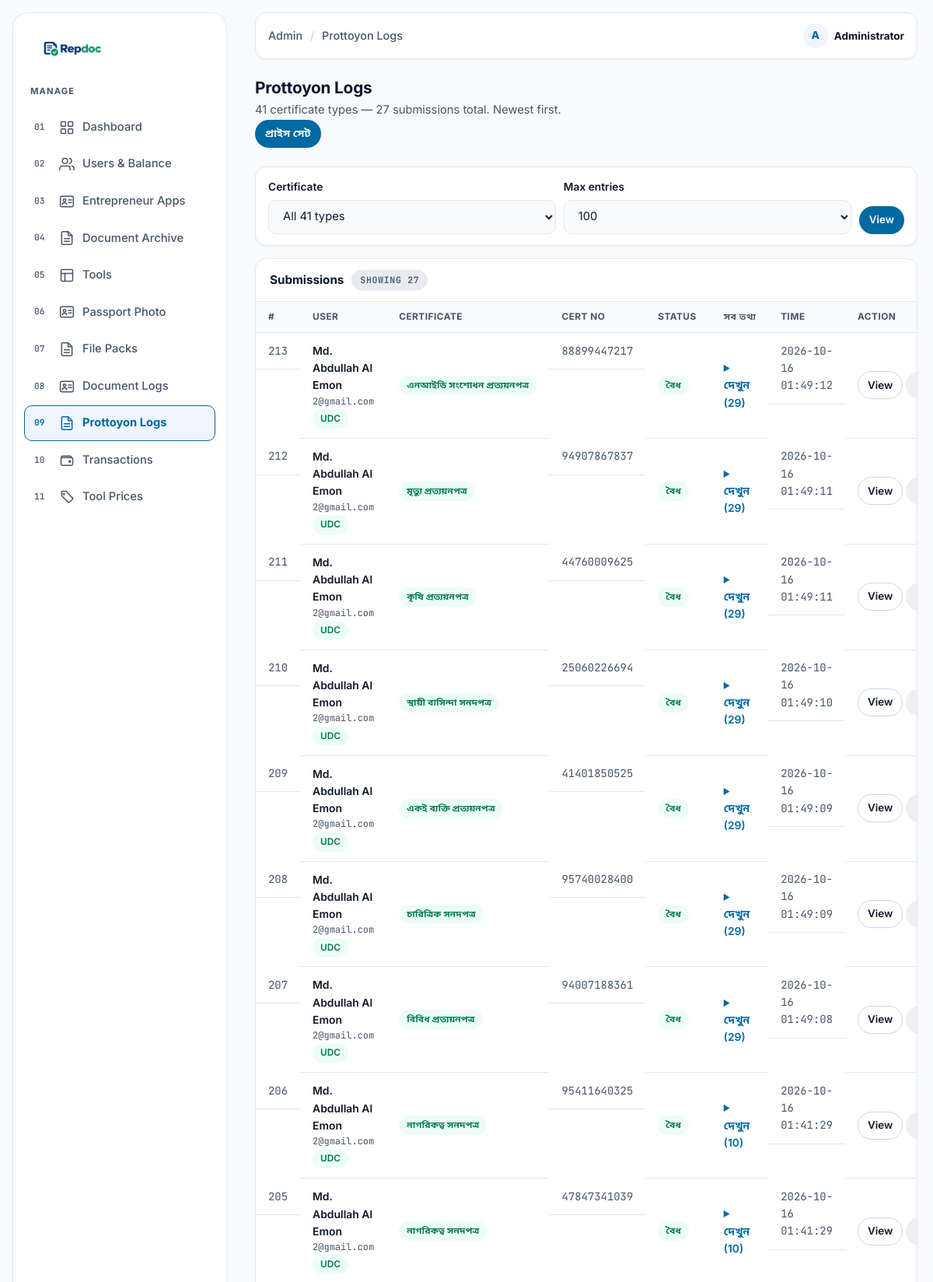
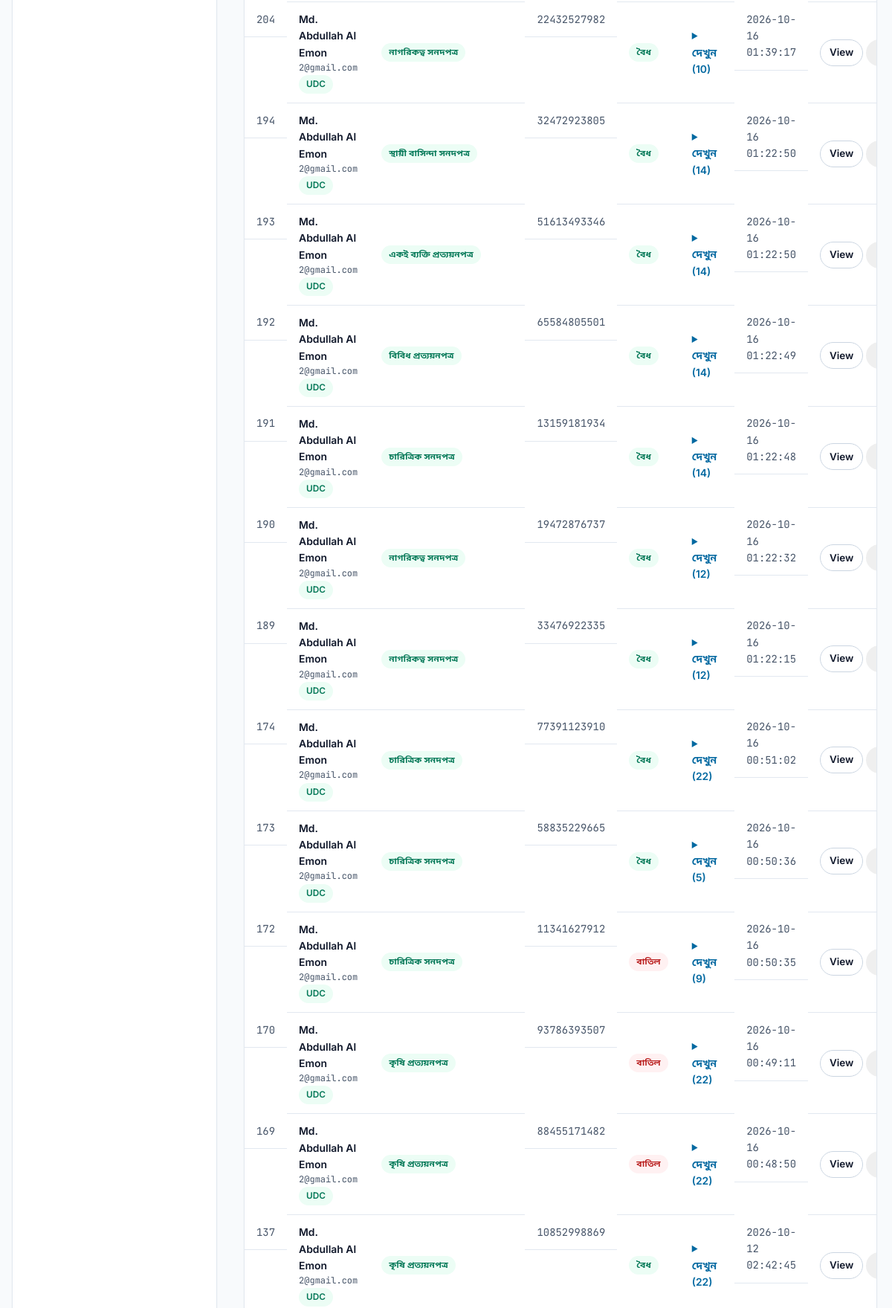
The page /admin/prottoyon.php (signed in, upper part) on the database its author committed (2 pictures, top to bottom).
### tables this page shows
CREATE TABLE document_logs (
        id INTEGER PRIMARY KEY AUTOINCREMENT,
        user_id INT NOT NULL,
        tool_key TEXT NOT NULL,
        ref TEXT DEFAULT '',
        dob TEXT DEFAULT '',
        photo TEXT DEFAULT '',
        signature TEXT DEFAULT '',
        data TEXT,
        created_at DATETIME DEFAULT CURRENT_TIMESTAMP
    , cert_no TEXT, status VARCHAR(32) NOT NULL DEFAULT 'valid', office TEXT);

CREATE TABLE users (
        id INTEGER PRIMARY KEY AUTOINCREMENT,
        fullname TEXT NOT NULL,
        email TEXT NOT NULL UNIQUE,
        phone TEXT DEFAULT '',
        password TEXT NOT NULL,
        role VARCHAR(32) NOT NULL DEFAULT 'user',
        status VARCHAR(32) NOT NULL DEFAULT 'pending',
        balance INT NOT NULL DEFAULT 0,
        note TEXT,
        last_login_at DATETIME NULL,
        created_at DATETIME DEFAULT CURRENT_TIMESTAMP
    );

### src/bootstrap.php (called while the page is built, shortened)
<?php
if (!function_exists('e')) {
    function e($v): string
    {
        return htmlspecialchars((string) $v, ENT_QUOTES | ENT_SUBSTITUTE, 'UTF-8', false);
    }
}

### admin/prottoyon.php (the view, shortened to what this page needs)
<?php
require_once __DIR__ . '/includes/layout.php';
$db = repdoc_db();
$types = prottoyon_types();
$type  = (string) ($_GET['type'] ?? 'all');
$limit = (int) ($_GET['limit'] ?? 100);
$limit = max(10, min(500, $limit));
$udcEmails = [];
if ($db) {
    try {
        $udcEmails = $db->query("SELECT email FROM entrepreneur_apps WHERE status = 'approved'")->fetchAll(PDO::FETCH_COLUMN) ?: [];
    } catch (Throwable $e) {}
}
$rows  = [];
$total = 0;
if ($db) {
    try {
        $sql = 'SELECT d.*, u.fullname, u.email FROM document_logs d
                LEFT JOIN users u ON u.id = d.user_id
                WHERE d.tool_key LIKE \'prottoyon!_%\' ESCAPE \'!\'';
        $params = [];
        $sql .= ' ORDER BY d.id DESC LIMIT ' . $limit;
        $st = $db->prepare($sql);
        $st->execute($params);
        $rows = $st->fetchAll();
        $csql = 'SELECT COUNT(*) FROM document_logs WHERE tool_key LIKE \'prottoyon!_%\' ESCAPE \'!\'';
        if ($type !== 'all') {
            $st = $db->prepare($csql . ' AND tool_key = ?');
            $st->execute(['prottoyon_' . $type]);
            $total = (int) $st->fetchColumn();
        } else {
            $total = (int) $db->query($csql)->fetchColumn();
        }
    } catch (Throwable $e) {
        $db = null;
    }
}
?>
<div class="admin-page-head">
    <div>
        <h1 class="admin-title">Prottoyon Logs</h1>
        <p class="admin-sub">41 certificate types — <?= number_format($total) ?> submissions total. Newest first.</p>
    </div>
    <a class="btn btn-primary btn-sm" href="pricing.php">প্রাইস সেট</a>
</div>
<?php if (!$db): ?>
    <div class="alert alert-error" role="alert">Could not connect to the database.</div>
<?php else: ?>
<form class="filter-bar" method="get" action="prottoyon.php">
    <div class="field">
        <label for="type">Certificate</label>
        <select id="type" name="type">
            <option value="all"<?= $type === 'all' ? ' selected' : '' ?>>All 41 types</option>
        </select>
    </div>
    <div class="field">
        <label for="limit">Max entries</label>
        <select id="limit" name="limit">
            <?php foreach ([50, 100, 200, 500] as $n): ?>
                <option value="<?= $n ?>"<?= $limit === $n ? ' selected' : '' ?>><?= $n ?></option>
            <?php endforeach; ?>
        </select>
    </div>
    <div class="field" style="flex:0 0 auto">
        <button type="submit" class="btn btn-primary btn-sm">View</button>
    </div>
</form>
<div class="panel">
    <div class="panel-head">Submissions <span class="count">Showing <?= count($rows) ?></span></div>
    <?php if (!$rows): ?>
        <div class="empty-state-sm">No prottoyon submissions yet.</div>
    <?php else: ?>
        <div class="table-wrap">
            <table class="data">
                <thead>
                    <tr><th>#</th><th>User</th><th>Certificate</th><th>Cert No</th><th>Status</th><th>সব তথ্য</th><th>Time</th><th>Action</th></tr>
                </thead>
                <tbody>
                <?php foreach ($rows as $row): ?>
                    <?php
                    $tkey = preg_replace('/^prottoyon_/', '', (string) $row['tool_key']);
                    $info = [];
                    if (!empty($row['data'])) {
                        $decoded = json_decode((string) $row['data'], true);
                        if (is_array($decoded)) $info = $decoded;
                    }
                    ?>
                    <tr>
                        <td class="cell-sub"><?= (int) $row['id'] ?></td>
                        <td>
                            <span class="cell-name"><?= e($row['fullname'] ?: ('#' . (int) $row['user_id'])) ?></span>
                            <span class="cell-sub"><?= e((string) $row['email']) ?></span>
                            <?php if (in_array((string) $row['email'], $udcEmails, true)): ?>
                                <span class="pill pill-approved">UDC</span>
                            <?php endif; ?>
                        </td>
                        <td><span class="pill pill-approved"><?= e($types[$tkey]['title'] ?? $row['tool_key']) ?></span></td>
                        <td class="cell-sub"><?= e((string) ($row['cert_no'] ?? '')) ?: '—' ?></td>
                        <td>
                            <?php if (($row['status'] ?? 'valid') === 'revoked'): ?>
                                <span class="pill pill-rejected">বাতিল</span>
                            <?php else: ?>
                                <span class="pill pill-approved">বৈধ</span>
                            <?php endif; ?>
                        </td>
                        <td>
                            <?php if ($info): ?>
                                <details>
                                    <summary style="cursor:pointer;color:var(--primary);font-weight:600">দেখুন (<?= count($info) ?>)</summary>
                                </details>
                            <?php else: ?>
                                —
                            <?php endif; ?>
                        </td>
                        <td class="cell-sub"><?= e((string) $row['created_at']) ?></td>
                        <td style="white-space:nowrap">
                            <a class="btn btn-secondary btn-sm" href="prottoyon-view.php?id=<?= (int) $row['id'] ?>" target="_blank" rel="noopener">View</a>
                            <form method="post" action="prottoyon.php?type=<?= e($type) ?>" style="display:inline">
                                <button type="submit" class="btn btn-sm" onclick="return confirm('নিশ্চিত?')"><?= ($row['status'] ?? 'valid') === 'revoked' ? 'Restore' : 'Revoke' ?></button>
                            </form>
                        </td>
                    </tr>
                <?php endforeach; ?>
                </tbody>
            </table>
        </div>
    <?php endif; ?>
</div>
<?php endif; ?>

### src/assets/css/tokens.css (style rules this page uses)
:root { --bg-base: #F8FAFC; --bg-surface: #FFFFFF; --bg-muted: #E8ECF1; --bg-elevated: #FFFFFF; --text-primary: #0F172A; --text-muted: #475569; --primary: #0369A1; --primary-hover: #075985; --primary-light: #EFF6FF; --border-color: #E2E8F0; --border-strong:#CBD5E1; --border-focus: #0369A1; --success: #047857; --success-bg: #ECFDF5; --warning: #B45309; --warning-bg: #FFFBEB; --danger: #B91C1C; --danger-bg: #FFF1F2; --shadow-sm: 0 1px 2px rgba(15, 23, 42, .06); --shadow-md: 0 10px 24px rgba(15, 23, 42, .10); --shadow-lg: 0 18px 40px rgba(15, 23, 42, .14); --font-sans: 'Inter', 'Noto Sans Bengali', system-ui, -apple-system, sans-serif; --font-heading: 'Inter', 'Noto Sans Bengali', system-ui, sans-serif; --font-mono: 'JetBrains Mono', ui-monospace, monospace; --radius-sm: 10px; --radius-md: 14px; --radius-lg: 20px; --radius-full: 999px; --space-2: 8px; --space-3: 12px; --space-4: 16px; --space-5: 24px; --space-6: 32px; --space-7: 48px; --space-8: 64px; --container: 1200px; --gutter: 20px; --header-h: 68px; --transition-fast: .15s ease; --transition-normal: .25s ease; }
*, *::before, *::after { box-sizing: border-box; }
html { scroll-behavior: smooth; scroll-padding-top: calc(var(--header-h) + 16px); }
body { margin: 0; font-family: var(--font-sans); font-size: 16px; line-height: 1.6; color: var(--text-primary); background: var(--bg-base); -webkit-font-smoothing: antialiased; text-rendering: optimizeLegibility; }
a { color: inherit; text-decoration: none; }
h1, h2, h3 { margin: 0; font-family: var(--font-heading); line-height: 1.25; letter-spacing: -.01em; }
p { margin: 0; }
button { font: inherit; color: inherit; }
.btn { display: inline-flex; align-items: center; justify-content: center; gap: 8px; min-height: 44px; padding: 10px 18px; border-radius: var(--radius-full); border: 1.5px solid transparent; font-weight: 600; font-size: .95rem; cursor: pointer; transition: background var(--transition-fast), color var(--transition-fast), border-color var(--transition-fast), transform var(--transition-fast); }
.btn-primary { background: var(--primary); color: #fff; }
.btn-secondary { background: transparent; color: var(--text-primary); border-color: var(--border-strong); }
.btn-sm { min-height: 36px; padding: 6px 12px; font-size: .84rem; }

### rows shown on the page
document_logs: id "213", user.fullname "Md. Abdullah Al Emon", user.email "2@gmail.com", tool_key "এনআইডি সংশোধন প্রত্যয়নপত্র", cert_no "88899447217", status "বৈধ", data "29", created_at "2026-10-16 01:49:12"
document_logs: id "212", user.fullname "Md. Abdullah Al Emon", user.email "2@gmail.com", tool_key "মৃত্যু প্রত্যয়নপত্র", cert_no "94907867837", status "বৈধ", data "29", created_at "2026-10-16 01:49:11"
document_logs: id "211", user.fullname "Md. Abdullah Al Emon", user.email "2@gmail.com", tool_key "কৃষি প্রত্যয়নপত্র", cert_no "44760009625", status "বৈধ", data "29", created_at "2026-10-16 01:49:11"
document_logs: id "210", user.fullname "Md. Abdullah Al Emon", user.email "2@gmail.com", tool_key "স্থায়ী বাসিন্দা সনদপত্র", cert_no "25060226694", status "বৈধ", data "29", created_at "2026-10-16 01:49:10"
document_logs: id "209", user.fullname "Md. Abdullah Al Emon", user.email "2@gmail.com", tool_key "একই ব্যক্তি প্রত্যয়নপত্র", cert_no "41401850525", status "বৈধ", data "29", created_at "2026-10-16 01:49:09"
document_logs: id "208", user.fullname "Md. Abdullah Al Emon", user.email "2@gmail.com", tool_key "চারিত্রিক সনদপত্র", cert_no "95740028400", status "বৈধ", data "29", created_at "2026-10-16 01:49:09"
document_logs: id "207", user.fullname "Md. Abdullah Al Emon", user.email "2@gmail.com", tool_key "বিবিধ প্রত্যয়নপত্র", cert_no "94007188361", status "বৈধ", data "29", created_at "2026-10-16 01:49:08"
document_logs: id "206", user.fullname "Md. Abdullah Al Emon", user.email "2@gmail.com", tool_key "নাগরিকত্ব সনদপত্র", cert_no "95411640325", status "বৈধ", data "10", created_at "2026-10-16 01:41:29"
document_logs: id "205", user.fullname "Md. Abdullah Al Emon", user.email "2@gmail.com", tool_key "নাগরিকত্ব সনদপত্র", cert_no "47847341039", status "বৈধ", data "10", created_at "2026-10-16 01:41:29"
document_logs: id "204", user.fullname "Md. Abdullah Al Emon", user.email "2@gmail.com", tool_key "নাগরিকত্ব সনদপত্র", cert_no "22432527982", status "বৈধ", data "10", created_at "2026-10-16 01:39:17"
document_logs: id "194", user.fullname "Md. Abdullah Al Emon", user.email "2@gmail.com", tool_key "স্থায়ী বাসিন্দা সনদপত্র", cert_no "32472923805", status "বৈধ", data "14", created_at "2026-10-16 01:22:50"
document_logs: id "193", user.fullname "Md. Abdullah Al Emon", user.email "2@gmail.com", tool_key "একই ব্যক্তি প্রত্যয়নপত্র", cert_no "51613493346", status "বৈধ", data "14", created_at "2026-10-16 01:22:50"
document_logs: id "192", user.fullname "Md. Abdullah Al Emon", user.email "2@gmail.com", tool_key "বিবিধ প্রত্যয়নপত্র", cert_no "65584805501", status "বৈধ", data "14", created_at "2026-10-16 01:22:49"
document_logs: id "191", user.fullname "Md. Abdullah Al Emon", user.email "2@gmail.com", tool_key "চারিত্রিক সনদপত্র", cert_no "13159181934", status "বৈধ", data "14", created_at "2026-10-16 01:22:48"
document_logs: id "190", user.fullname "Md. Abdullah Al Emon", user.email "2@gmail.com", tool_key "নাগরিকত্ব সনদপত্র", cert_no "19472876737", status "বৈধ", data "12", created_at "2026-10-16 01:22:32"
document_logs: id "189", user.fullname "Md. Abdullah Al Emon", user.email "2@gmail.com", tool_key "নাগরিকত্ব সনদপত্র", cert_no "33476922335", status "বৈধ", data "12", created_at "2026-10-16 01:22:15"
document_logs: id "174", user.fullname "Md. Abdullah Al Emon", user.email "2@gmail.com", tool_key "চারিত্রিক সনদপত্র", cert_no "77391123910", status "বৈধ", data "22", created_at "2026-10-16 00:51:02"
document_logs: id "173", user.fullname "Md. Abdullah Al Emon", user.email "2@gmail.com", tool_key "চারিত্রিক সনদপত্র", cert_no "58835229665", status "বৈধ", data "5", created_at "2026-10-16 00:50:36"
document_logs: id "172", user.fullname "Md. Abdullah Al Emon", user.email "2@gmail.com", tool_key "চারিত্রিক সনদপত্র", cert_no "11341627912", status "বাতিল", data "9", created_at "2026-10-16 00:50:35"
document_logs: id "170", user.fullname "Md. Abdullah Al Emon", user.email "2@gmail.com", tool_key "কৃষি প্রত্যয়নপত্র", cert_no "93786393507", status "বাতিল", data "22", created_at "2026-10-16 00:49:11"
document_logs: id "169", user.fullname "Md. Abdullah Al Emon", user.email "2@gmail.com", tool_key "কৃষি প্রত্যয়নপত্র", cert_no "88455171482", status "বাতিল", data "22", created_at "2026-10-16 00:48:50"
document_logs: id "137", user.fullname "Md. Abdullah Al Emon", user.email "2@gmail.com", tool_key "কৃষি প্রত্যয়নপত্র", cert_no "10852998869", status "বৈধ", data "22", created_at "2026-10-12 02:42:45"

### other values the page prints
$item['label'] "Dashboard"
$item['label'] "Users & Balance"
$item['label'] "Entrepreneur Apps"
$item['label'] "Document Archive"
$item['label'] "Tools"
$item['label'] "Passport Photo"
$item['label'] "File Packs"
$item['label'] "Document Logs"
$item['label'] "Prottoyon Logs"
$item['label'] "Transactions"
$item['label'] "Tool Prices"
$title "Prottoyon Logs"
$initial !== '' ? $initial : 'A' "A"
$me['fullname'] !== '' ? $me['fullname'] : $me['email'] "Administrator"
$total "27"
